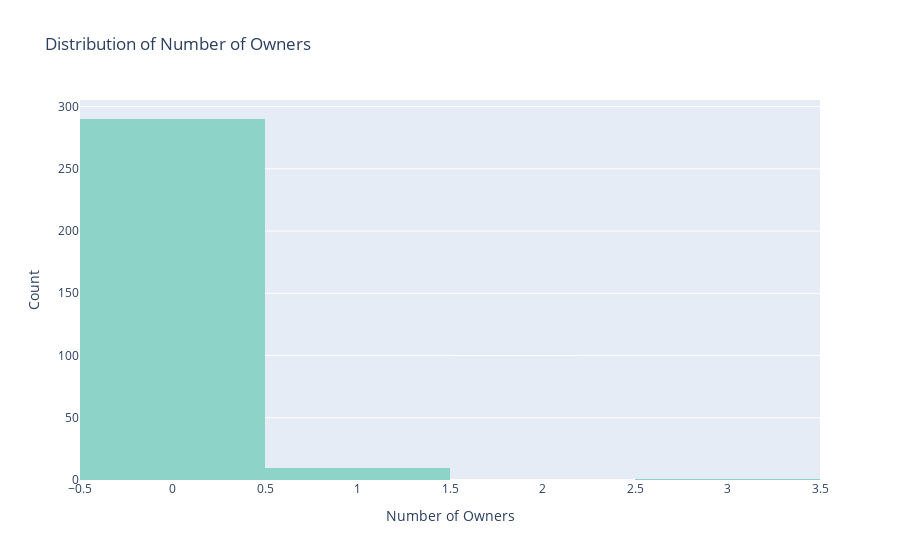

Write notebook code for a chart like this one.
### Code cell
# Count Plot for Owner
fig_owner = px.histogram(Data, x='Owner', title='Distribution of Number of Owners',
                         labels={'Owner': 'Number of Owners', 'count': 'Count'},
                         color_discrete_sequence=['#8dd3c7'])
fig_owner.update_layout(xaxis_title='Number of Owners', yaxis_title='Count')

# Show the plot
fig_owner.show()

# Value Counts for Owner
owner_counts = Data['Owner'].value_counts().reset_index()
owner_counts.columns = ['Number of Owners', 'Count']
print("Value Counts for Number of Owners:")
print(owner_counts)

### Figure 1 — Plotly figure (JSON) as saved in the notebook; plotly's stock layout.template omitted (floating-point values rounded to 4 significant figures; data arrays with more than 128 entries replaced by an {"elided": "..."} marker saying what was removed)
{"data": [{"alignmentgroup": "True", "bingroup": "x", "hovertemplate": "Number of Owners=%{x}<br>count=%{y}<extra></extra>", "legendgroup": "", "marker": {"color": "#8dd3c7", "pattern": {"shape": ""}}, "name": "", "offsetgroup": "", "orientation": "v", "showlegend": false, "type": "histogram", "x": {"elided": "301 int values"}, "xaxis": "x", "yaxis": "y"}], "layout": {"barmode": "relative", "legend": {"tracegroupgap": 0}, "title": {"text": "Distribution of Number of Owners"}, "xaxis": {"anchor": "y", "domain": [0, 1], "title": {"text": "Number of Owners"}}, "yaxis": {"anchor": "x", "domain": [0, 1], "title": {"text": "Count"}}}}
